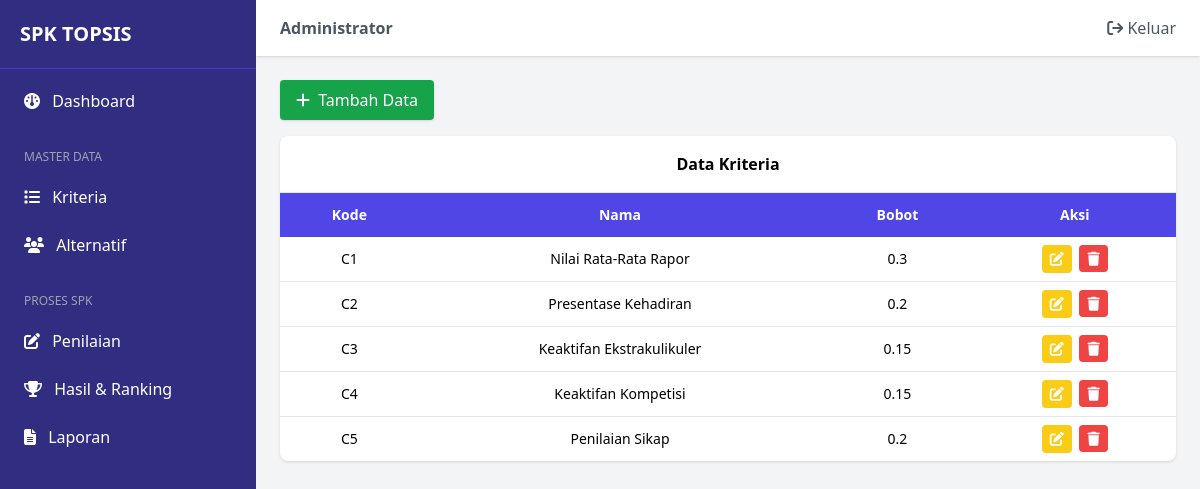
/menu.php?page=kriteria (signed in), run on the app's committed database.
### tables this page shows
CREATE TABLE `kriteria` (
  `kode` varchar(10) NOT NULL,
  `nama` varchar(50) NOT NULL,
  `bobot` double NOT NULL
);

### kriteria.php (the view, shortened to what this page needs)
<?php
   include 'connection.php';
?>
<button onclick="openTambah()"
   class="bg-green-600 hover:bg-green-700 text-white px-4 py-2 rounded shadow mb-4">
   <i class="fa fa-plus mr-1"></i> Tambah Data
</button>
<div class="bg-white shadow rounded-lg overflow-hidden">
   <div class="p-4 border-b font-semibold text-center">
      Data Kriteria
   </div>
   <div class="overflow-x-auto">
      <table class="min-w-full text-sm text-center">
         <thead class="bg-indigo-600 text-white">
            <tr>
               <th class="px-4 py-3">Kode</th>
               <th class="px-4 py-3">Nama</th>
               <th class="px-4 py-3">Bobot</th>
               <th class="px-4 py-3">Aksi</th>
            </tr>
         </thead>
         <tbody class="divide-y">
            <?php
               $query = mysqli_query($koneksi,"SELECT * FROM kriteria");
               while($row=mysqli_fetch_assoc($query)){
            ?>
            <tr class="hover:bg-gray-50">
               <td class="px-4 py-2"><?php echo $row['kode']; ?></td>
               <td class="px-4 py-2"><?php echo $row['nama']; ?></td>
               <td class="px-4 py-2"><?php echo $row['bobot']; ?></td>
               <td class="px-4 py-2 space-x-1">
                  <button onclick="openEdit(
                     '<?php echo $row['kode']; ?>',
                     '<?php echo $row['nama']; ?>',
                     '<?php echo $row['bobot']; ?>'
                     )" class="bg-yellow-400 hover:bg-yellow-500 text-white px-2 py-1 rounded">
                     <i class="fa fa-edit"></i>
                  </button>
                  <a href="menu.php?page=kriteria&hapus=<?php echo $row['kode']; ?>"
                     onclick="return confirm('Yakin hapus data?')"
                     class="bg-red-500 hover:bg-red-600 text-white px-2 py-1 rounded">
                     <i class="fa fa-trash"></i>
                  </a>
               </td>
            </tr>
            <?php } ?>
         </tbody>
      </table>
   </div>
</div>

### data on the page
kriteria: kode "C1", nama "Nilai Rata-Rata Rapor", bobot "0.3"
kriteria: kode "C2", nama "Presentase Kehadiran", bobot "0.2"
kriteria: kode "C3", nama "Keaktifan Ekstrakulikuler", bobot "0.15"
kriteria: kode "C4", nama "Keaktifan Kompetisi", bobot "0.15"
kriteria: kode "C5", nama "Penilaian Sikap", bobot "0.2"

### other printed values
$_SESSION['full_name'] "Administrator"
